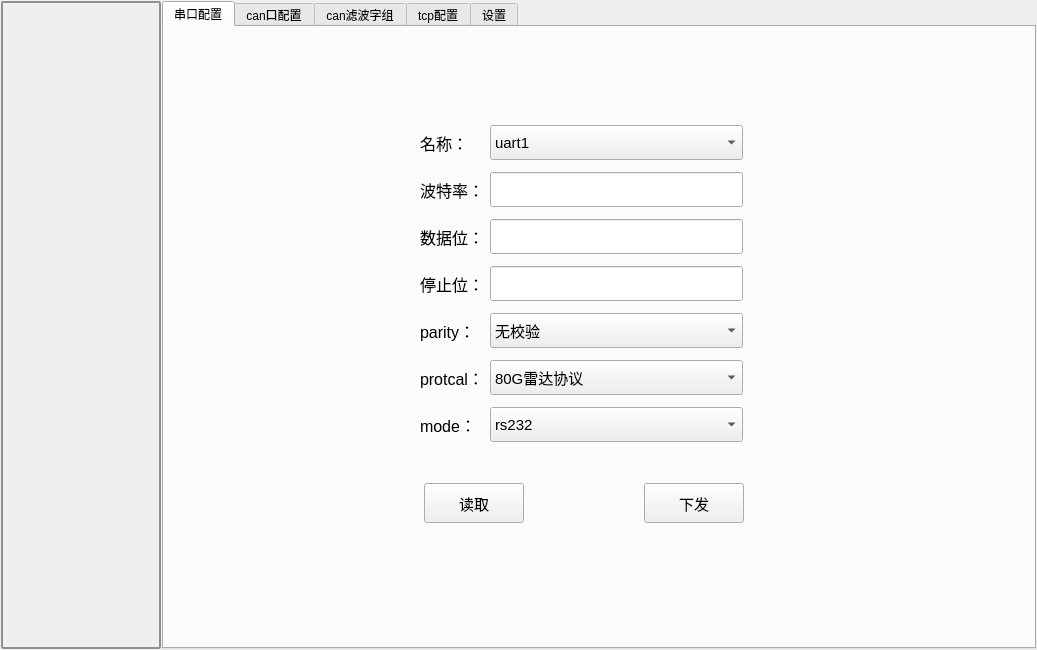
<?xml version="1.0" encoding="UTF-8"?>
<ui version="4.0">
 <class>MainWidget</class>
 <widget class="QWidget" name="MainWidget">
  <property name="geometry">
   <rect>
    <x>0</x>
    <y>0</y>
    <width>1037</width>
    <height>650</height>
   </rect>
  </property>
  <property name="windowTitle">
   <string>Form</string>
  </property>
  <layout class="QHBoxLayout" name="horizontalLayout" stretch="0,0">
   <property name="spacing">
    <number>1</number>
   </property>
   <property name="leftMargin">
    <number>1</number>
   </property>
   <property name="topMargin">
    <number>1</number>
   </property>
   <property name="rightMargin">
    <number>1</number>
   </property>
   <property name="bottomMargin">
    <number>1</number>
   </property>
   <item>
    <widget class="QScrollArea" name="scrollArea">
     <property name="minimumSize">
      <size>
       <width>160</width>
       <height>0</height>
      </size>
     </property>
     <property name="maximumSize">
      <size>
       <width>150</width>
       <height>16777215</height>
      </size>
     </property>
     <property name="styleSheet">
      <string notr="true">QScrollArea {
        border: 2px solid #8f8f91;
        border-radius: 3px;
        background-color: white;
    }</string>
     </property>
     <property name="widgetResizable">
      <bool>true</bool>
     </property>
     <widget class="QWidget" name="scrollAreaWidgetContents">
      <property name="geometry">
       <rect>
        <x>0</x>
        <y>0</y>
        <width>156</width>
        <height>644</height>
       </rect>
      </property>
      <layout class="QVBoxLayout" name="verticalLayout">
       <property name="spacing">
        <number>5</number>
       </property>
       <property name="leftMargin">
        <number>8</number>
       </property>
       <property name="topMargin">
        <number>8</number>
       </property>
       <property name="rightMargin">
        <number>10</number>
       </property>
       <property name="bottomMargin">
        <number>5</number>
       </property>
      </layout>
     </widget>
    </widget>
   </item>
   <item>
    <widget class="QTabWidget" name="tabWidget">
     <property name="styleSheet">
      <string notr="true">QSplitter::handle {
 background-color: #4c4c4c;
 height: 5px;
 }
</string>
     </property>
     <property name="currentIndex">
      <number>0</number>
     </property>
     <widget class="QWidget" name="tab_1">
      <attribute name="title">
       <string>串口配置</string>
      </attribute>
      <layout class="QHBoxLayout" name="horizontalLayout_2">
       <property name="leftMargin">
        <number>0</number>
       </property>
       <property name="topMargin">
        <number>6</number>
       </property>
       <property name="rightMargin">
        <number>0</number>
       </property>
       <property name="bottomMargin">
        <number>6</number>
       </property>
       <item>
        <widget class="QWidget" name="widget" native="true">
         <property name="styleSheet">
          <string notr="true">

</string>
         </property>
         <widget class="QWidget" name="widget_13" native="true">
          <property name="geometry">
           <rect>
            <x>250</x>
            <y>80</y>
            <width>335</width>
            <height>341</height>
           </rect>
          </property>
          <layout class="QGridLayout" name="gridLayout_5">
           <property name="leftMargin">
            <number>6</number>
           </property>
           <property name="topMargin">
            <number>6</number>
           </property>
           <property name="rightMargin">
            <number>6</number>
           </property>
           <property name="bottomMargin">
            <number>6</number>
           </property>
           <item row="5" column="1">
            <widget class="CustomComboBox_roundPopupNoShadow" name="comboBox_uart_protcal">
             <property name="minimumSize">
              <size>
               <width>0</width>
               <height>35</height>
              </size>
             </property>
             <property name="font">
              <font>
               <pointsize>11</pointsize>
              </font>
             </property>
             <item>
              <property name="text">
               <string>80G雷达协议</string>
              </property>
             </item>
             <item>
              <property name="text">
               <string>透明转发协议</string>
              </property>
             </item>
            </widget>
           </item>
           <item row="1" column="1">
            <widget class="QLineEdit" name="lineEdit_uart_baudrate">
             <property name="minimumSize">
              <size>
               <width>0</width>
               <height>35</height>
              </size>
             </property>
             <property name="font">
              <font>
               <pointsize>11</pointsize>
              </font>
             </property>
            </widget>
           </item>
           <item row="6" column="0">
            <widget class="QLabel" name="input_uart_mode_2">
             <property name="font">
              <font>
               <pointsize>12</pointsize>
              </font>
             </property>
             <property name="text">
              <string>mode：</string>
             </property>
            </widget>
           </item>
           <item row="2" column="1">
            <widget class="QLineEdit" name="lineEdit_uart_dataBits">
             <property name="minimumSize">
              <size>
               <width>0</width>
               <height>35</height>
              </size>
             </property>
             <property name="font">
              <font>
               <pointsize>11</pointsize>
              </font>
             </property>
            </widget>
           </item>
           <item row="3" column="0">
            <widget class="QLabel" name="input_uart_stopBits_2">
             <property name="font">
              <font>
               <pointsize>12</pointsize>
              </font>
             </property>
             <property name="text">
              <string>停止位：</string>
             </property>
            </widget>
           </item>
           <item row="6" column="1">
            <widget class="CustomComboBox_roundPopupNoShadow" name="comboBox_uart_mode">
             <property name="minimumSize">
              <size>
               <width>0</width>
               <height>35</height>
              </size>
             </property>
             <property name="font">
              <font>
               <pointsize>11</pointsize>
              </font>
             </property>
             <item>
              <property name="text">
               <string>rs232</string>
              </property>
             </item>
             <item>
              <property name="text">
               <string>rs485</string>
              </property>
             </item>
            </widget>
           </item>
           <item row="4" column="0">
            <widget class="QLabel" name="input_uart_parity_2">
             <property name="font">
              <font>
               <pointsize>12</pointsize>
              </font>
             </property>
             <property name="text">
              <string>parity：</string>
             </property>
            </widget>
           </item>
           <item row="3" column="1">
            <widget class="QLineEdit" name="lineEdit_uart_stopBits">
             <property name="minimumSize">
              <size>
               <width>0</width>
               <height>35</height>
              </size>
             </property>
             <property name="font">
              <font>
               <pointsize>11</pointsize>
              </font>
             </property>
            </widget>
           </item>
           <item row="4" column="1">
            <widget class="CustomComboBox_roundPopupNoShadow" name="comboBox_uart_parity">
             <property name="minimumSize">
              <size>
               <width>0</width>
               <height>35</height>
              </size>
             </property>
             <property name="font">
              <font>
               <pointsize>11</pointsize>
              </font>
             </property>
             <property name="styleSheet">
              <string notr="true"/>
             </property>
             <item>
              <property name="text">
               <string>无校验</string>
              </property>
             </item>
             <item>
              <property name="text">
               <string>奇校验</string>
              </property>
             </item>
             <item>
              <property name="text">
               <string>偶校验</string>
              </property>
             </item>
            </widget>
           </item>
           <item row="1" column="0">
            <widget class="QLabel" name="input_uart">
             <property name="font">
              <font>
               <pointsize>12</pointsize>
              </font>
             </property>
             <property name="text">
              <string>波特率：</string>
             </property>
            </widget>
           </item>
           <item row="2" column="0">
            <widget class="QLabel" name="input_uart_dataBits_2">
             <property name="font">
              <font>
               <pointsize>12</pointsize>
              </font>
             </property>
             <property name="text">
              <string>数据位：</string>
             </property>
            </widget>
           </item>
           <item row="0" column="1">
            <widget class="CustomComboBox_roundPopupNoShadow" name="comboBox_uart_name">
             <property name="minimumSize">
              <size>
               <width>0</width>
               <height>35</height>
              </size>
             </property>
             <property name="font">
              <font>
               <pointsize>11</pointsize>
              </font>
             </property>
             <property name="styleSheet">
              <string notr="true"/>
             </property>
             <item>
              <property name="text">
               <string>uart1</string>
              </property>
             </item>
             <item>
              <property name="text">
               <string>uart2</string>
              </property>
             </item>
            </widget>
           </item>
           <item row="0" column="0">
            <widget class="QLabel" name="label_46">
             <property name="font">
              <font>
               <pointsize>12</pointsize>
              </font>
             </property>
             <property name="text">
              <string>名称：</string>
             </property>
            </widget>
           </item>
           <item row="5" column="0">
            <widget class="QLabel" name="input_uart_protcal_2">
             <property name="font">
              <font>
               <pointsize>12</pointsize>
              </font>
             </property>
             <property name="text">
              <string>protcal：</string>
             </property>
            </widget>
           </item>
          </layout>
         </widget>
         <widget class="QWidget" name="widget_14" native="true">
          <property name="geometry">
           <rect>
            <x>150</x>
            <y>340</y>
            <width>225</width>
            <height>21</height>
           </rect>
          </property>
          <layout class="QHBoxLayout" name="horizontalLayout_11">
           <property name="spacing">
            <number>0</number>
           </property>
           <property name="leftMargin">
            <number>0</number>
           </property>
           <property name="topMargin">
            <number>0</number>
           </property>
           <property name="rightMargin">
            <number>0</number>
           </property>
           <property name="bottomMargin">
            <number>10</number>
           </property>
          </layout>
         </widget>
         <widget class="QPushButton" name="pushButton_uart">
          <property name="geometry">
           <rect>
            <x>260</x>
            <y>450</y>
            <width>100</width>
            <height>40</height>
           </rect>
          </property>
          <property name="minimumSize">
           <size>
            <width>100</width>
            <height>40</height>
           </size>
          </property>
          <property name="maximumSize">
           <size>
            <width>100</width>
            <height>40</height>
           </size>
          </property>
          <property name="font">
           <font>
            <pointsize>11</pointsize>
           </font>
          </property>
          <property name="text">
           <string>读取</string>
          </property>
         </widget>
         <widget class="QPushButton" name="pushButton_uart_2">
          <property name="geometry">
           <rect>
            <x>480</x>
            <y>450</y>
            <width>100</width>
            <height>40</height>
           </rect>
          </property>
          <property name="minimumSize">
           <size>
            <width>100</width>
            <height>40</height>
           </size>
          </property>
          <property name="maximumSize">
           <size>
            <width>100</width>
            <height>40</height>
           </size>
          </property>
          <property name="font">
           <font>
            <pointsize>11</pointsize>
           </font>
          </property>
          <property name="text">
           <string>下发</string>
          </property>
         </widget>
        </widget>
       </item>
      </layout>
     </widget>
     <widget class="QWidget" name="tab_2">
      <attribute name="title">
       <string>can口配置</string>
      </attribute>
      <layout class="QHBoxLayout" name="horizontalLayout_3">
       <item>
        <widget class="QWidget" name="widget_2" native="true">
         <widget class="QPushButton" name="pushButton_can_2">
          <property name="geometry">
           <rect>
            <x>480</x>
            <y>360</y>
            <width>100</width>
            <height>40</height>
           </rect>
          </property>
          <property name="minimumSize">
           <size>
            <width>100</width>
            <height>40</height>
           </size>
          </property>
          <property name="maximumSize">
           <size>
            <width>100</width>
            <height>40</height>
           </size>
          </property>
          <property name="font">
           <font>
            <pointsize>11</pointsize>
           </font>
          </property>
          <property name="text">
           <string>下发</string>
          </property>
         </widget>
         <widget class="QWidget" name="widget_20" native="true">
          <property name="geometry">
           <rect>
            <x>250</x>
            <y>130</y>
            <width>335</width>
            <height>211</height>
           </rect>
          </property>
          <layout class="QGridLayout" name="gridLayout_3">
           <property name="leftMargin">
            <number>6</number>
           </property>
           <property name="topMargin">
            <number>6</number>
           </property>
           <property name="rightMargin">
            <number>6</number>
           </property>
           <property name="bottomMargin">
            <number>6</number>
           </property>
           <item row="0" column="0">
            <widget class="QLabel" name="label_52">
             <property name="font">
              <font>
               <pointsize>12</pointsize>
              </font>
             </property>
             <property name="text">
              <string>名称：</string>
             </property>
            </widget>
           </item>
           <item row="0" column="1">
            <widget class="CustomComboBox_roundPopupNoShadow" name="comboBox_can_name">
             <property name="minimumSize">
              <size>
               <width>80</width>
               <height>35</height>
              </size>
             </property>
             <property name="font">
              <font>
               <pointsize>11</pointsize>
              </font>
             </property>
             <item>
              <property name="text">
               <string>can1</string>
              </property>
             </item>
            </widget>
           </item>
           <item row="2" column="1">
            <widget class="QLineEdit" name="lineEdit_can_baudrate">
             <property name="minimumSize">
              <size>
               <width>0</width>
               <height>35</height>
              </size>
             </property>
             <property name="font">
              <font>
               <pointsize>11</pointsize>
              </font>
             </property>
            </widget>
           </item>
           <item row="2" column="0">
            <widget class="QLabel" name="input_uart_4">
             <property name="font">
              <font>
               <pointsize>12</pointsize>
              </font>
             </property>
             <property name="text">
              <string>波特率：</string>
             </property>
            </widget>
           </item>
           <item row="3" column="0">
            <widget class="QLabel" name="input_uart_protcal_4">
             <property name="font">
              <font>
               <pointsize>12</pointsize>
              </font>
             </property>
             <property name="text">
              <string>protcal：</string>
             </property>
            </widget>
           </item>
           <item row="3" column="1">
            <widget class="CustomComboBox_roundPopupNoShadow" name="comboBox_can_protcal">
             <property name="minimumSize">
              <size>
               <width>0</width>
               <height>35</height>
              </size>
             </property>
             <property name="font">
              <font>
               <pointsize>11</pointsize>
              </font>
             </property>
             <item>
              <property name="text">
               <string>透明转发协议</string>
              </property>
             </item>
            </widget>
           </item>
          </layout>
         </widget>
         <widget class="QPushButton" name="pushButton_can">
          <property name="geometry">
           <rect>
            <x>260</x>
            <y>360</y>
            <width>100</width>
            <height>40</height>
           </rect>
          </property>
          <property name="minimumSize">
           <size>
            <width>100</width>
            <height>40</height>
           </size>
          </property>
          <property name="maximumSize">
           <size>
            <width>40</width>
            <height>16777215</height>
           </size>
          </property>
          <property name="font">
           <font>
            <pointsize>11</pointsize>
           </font>
          </property>
          <property name="text">
           <string>读取</string>
          </property>
         </widget>
        </widget>
       </item>
      </layout>
     </widget>
     <widget class="QWidget" name="tab_3">
      <attribute name="title">
       <string>can滤波字组</string>
      </attribute>
      <layout class="QHBoxLayout" name="horizontalLayout_4">
       <property name="leftMargin">
        <number>0</number>
       </property>
       <property name="topMargin">
        <number>6</number>
       </property>
       <property name="rightMargin">
        <number>0</number>
       </property>
       <property name="bottomMargin">
        <number>6</number>
       </property>
       <item>
        <widget class="QWidget" name="widget_3" native="true">
         <widget class="QPushButton" name="pushButton_canfilter_2">
          <property name="geometry">
           <rect>
            <x>490</x>
            <y>410</y>
            <width>100</width>
            <height>40</height>
           </rect>
          </property>
          <property name="minimumSize">
           <size>
            <width>100</width>
            <height>40</height>
           </size>
          </property>
          <property name="maximumSize">
           <size>
            <width>100</width>
            <height>40</height>
           </size>
          </property>
          <property name="font">
           <font>
            <pointsize>11</pointsize>
           </font>
          </property>
          <property name="text">
           <string>下发</string>
          </property>
         </widget>
         <widget class="QWidget" name="widget_31" native="true">
          <property name="geometry">
           <rect>
            <x>240</x>
            <y>120</y>
            <width>355</width>
            <height>261</height>
           </rect>
          </property>
          <layout class="QGridLayout" name="gridLayout_10">
           <property name="leftMargin">
            <number>6</number>
           </property>
           <property name="topMargin">
            <number>6</number>
           </property>
           <property name="rightMargin">
            <number>6</number>
           </property>
           <property name="bottomMargin">
            <number>6</number>
           </property>
           <item row="3" column="1">
            <widget class="QLineEdit" name="lineEdit_canfilter_ids1">
             <property name="minimumSize">
              <size>
               <width>0</width>
               <height>35</height>
              </size>
             </property>
             <property name="font">
              <font>
               <pointsize>11</pointsize>
              </font>
             </property>
            </widget>
           </item>
           <item row="1" column="0">
            <widget class="QLabel" name="label_65">
             <property name="font">
              <font>
               <pointsize>12</pointsize>
              </font>
             </property>
             <property name="text">
              <string>count：</string>
             </property>
            </widget>
           </item>
           <item row="3" column="0">
            <widget class="QLabel" name="label_67">
             <property name="font">
              <font>
               <pointsize>12</pointsize>
              </font>
             </property>
             <property name="text">
              <string>ids：</string>
             </property>
            </widget>
           </item>
           <item row="2" column="0">
            <widget class="QLabel" name="label_66">
             <property name="font">
              <font>
               <pointsize>12</pointsize>
              </font>
             </property>
             <property name="text">
              <string>mode：</string>
             </property>
            </widget>
           </item>
           <item row="1" column="1" colspan="2">
            <widget class="QLineEdit" name="lineEdit_canfilter_count">
             <property name="minimumSize">
              <size>
               <width>0</width>
               <height>35</height>
              </size>
             </property>
             <property name="font">
              <font>
               <pointsize>11</pointsize>
              </font>
             </property>
            </widget>
           </item>
           <item row="2" column="1" colspan="2">
            <widget class="CustomComboBox_roundPopupNoShadow" name="comboBox_canfilter_mode">
             <property name="minimumSize">
              <size>
               <width>0</width>
               <height>35</height>
              </size>
             </property>
             <property name="font">
              <font>
               <pointsize>11</pointsize>
              </font>
             </property>
             <item>
              <property name="text">
               <string>ID在滤波字组的所有帧</string>
              </property>
             </item>
             <item>
              <property name="text">
               <string>ID不在滤波字组的所有帧</string>
              </property>
             </item>
            </widget>
           </item>
           <item row="3" column="2">
            <widget class="QLineEdit" name="lineEdit_canfilter_ids2">
             <property name="minimumSize">
              <size>
               <width>0</width>
               <height>35</height>
              </size>
             </property>
             <property name="font">
              <font>
               <pointsize>11</pointsize>
              </font>
             </property>
            </widget>
           </item>
           <item row="0" column="0">
            <widget class="QLabel" name="label_62">
             <property name="font">
              <font>
               <pointsize>12</pointsize>
              </font>
             </property>
             <property name="text">
              <string>name：</string>
             </property>
            </widget>
           </item>
           <item row="0" column="1" colspan="2">
            <widget class="CustomComboBox_roundPopupAndShadow" name="comboBox_canfilter_name">
             <property name="minimumSize">
              <size>
               <width>80</width>
               <height>35</height>
              </size>
             </property>
             <property name="font">
              <font>
               <pointsize>11</pointsize>
              </font>
             </property>
             <item>
              <property name="text">
               <string>can1</string>
              </property>
             </item>
            </widget>
           </item>
          </layout>
         </widget>
         <widget class="QPushButton" name="pushButton_canfilter">
          <property name="geometry">
           <rect>
            <x>250</x>
            <y>410</y>
            <width>100</width>
            <height>40</height>
           </rect>
          </property>
          <property name="minimumSize">
           <size>
            <width>100</width>
            <height>40</height>
           </size>
          </property>
          <property name="maximumSize">
           <size>
            <width>40</width>
            <height>16777215</height>
           </size>
          </property>
          <property name="font">
           <font>
            <pointsize>11</pointsize>
           </font>
          </property>
          <property name="text">
           <string>读取</string>
          </property>
         </widget>
        </widget>
       </item>
      </layout>
     </widget>
     <widget class="QWidget" name="tab_4">
      <attribute name="title">
       <string>tcp配置</string>
      </attribute>
      <layout class="QHBoxLayout" name="horizontalLayout_5">
       <property name="leftMargin">
        <number>0</number>
       </property>
       <property name="topMargin">
        <number>6</number>
       </property>
       <property name="rightMargin">
        <number>0</number>
       </property>
       <property name="bottomMargin">
        <number>6</number>
       </property>
       <item>
        <widget class="QWidget" name="widget_4" native="true">
         <widget class="QPushButton" name="pushButton_tcp_2">
          <property name="geometry">
           <rect>
            <x>480</x>
            <y>420</y>
            <width>100</width>
            <height>40</height>
           </rect>
          </property>
          <property name="minimumSize">
           <size>
            <width>100</width>
            <height>40</height>
           </size>
          </property>
          <property name="maximumSize">
           <size>
            <width>100</width>
            <height>40</height>
           </size>
          </property>
          <property name="font">
           <font>
            <pointsize>11</pointsize>
           </font>
          </property>
          <property name="text">
           <string>下发</string>
          </property>
         </widget>
         <widget class="QWidget" name="widget_41" native="true">
          <property name="geometry">
           <rect>
            <x>250</x>
            <y>120</y>
            <width>335</width>
            <height>261</height>
           </rect>
          </property>
          <layout class="QGridLayout" name="gridLayout_13">
           <property name="leftMargin">
            <number>6</number>
           </property>
           <property name="topMargin">
            <number>6</number>
           </property>
           <property name="rightMargin">
            <number>6</number>
           </property>
           <property name="bottomMargin">
            <number>6</number>
           </property>
           <item row="5" column="0">
            <widget class="QLabel" name="input_uart_mode_4">
             <property name="font">
              <font>
               <pointsize>12</pointsize>
              </font>
             </property>
             <property name="text">
              <string>isRun：</string>
             </property>
            </widget>
           </item>
           <item row="5" column="1">
            <widget class="CustomComboBox_roundPopupNoShadow" name="comboBox_tcp_isRun">
             <property name="minimumSize">
              <size>
               <width>0</width>
               <height>35</height>
              </size>
             </property>
             <property name="font">
              <font>
               <pointsize>11</pointsize>
              </font>
             </property>
             <item>
              <property name="text">
               <string>不运行</string>
              </property>
             </item>
             <item>
              <property name="text">
               <string>运行</string>
              </property>
             </item>
            </widget>
           </item>
           <item row="3" column="0">
            <widget class="QLabel" name="input_uart_dataBits_4">
             <property name="font">
              <font>
               <pointsize>12</pointsize>
              </font>
             </property>
             <property name="text">
              <string>port：</string>
             </property>
            </widget>
           </item>
           <item row="3" column="1">
            <widget class="QLineEdit" name="lineEdit_tcp_port">
             <property name="minimumSize">
              <size>
               <width>0</width>
               <height>35</height>
              </size>
             </property>
             <property name="font">
              <font>
               <pointsize>11</pointsize>
              </font>
             </property>
            </widget>
           </item>
           <item row="1" column="0">
            <widget class="QLabel" name="input_uart_3">
             <property name="font">
              <font>
               <pointsize>12</pointsize>
              </font>
             </property>
             <property name="text">
              <string>ip：</string>
             </property>
            </widget>
           </item>
           <item row="4" column="0">
            <widget class="QLabel" name="input_uart_protcal_5">
             <property name="font">
              <font>
               <pointsize>12</pointsize>
              </font>
             </property>
             <property name="text">
              <string>protcal：</string>
             </property>
            </widget>
           </item>
           <item row="4" column="1">
            <widget class="CustomComboBox_roundPopupNoShadow" name="comboBox_tcp_protcal">
             <property name="minimumSize">
              <size>
               <width>0</width>
               <height>35</height>
              </size>
             </property>
             <property name="font">
              <font>
               <pointsize>11</pointsize>
              </font>
             </property>
             <item>
              <property name="text">
               <string>透明上送协议</string>
              </property>
             </item>
             <item>
              <property name="text">
               <string>json rpc 2.0协议</string>
              </property>
             </item>
            </widget>
           </item>
           <item row="1" column="1">
            <widget class="IPAddress" name="ipaddress_tcp_ip" native="true">
             <property name="minimumSize">
              <size>
               <width>0</width>
               <height>40</height>
              </size>
             </property>
             <property name="maximumSize">
              <size>
               <width>16777215</width>
               <height>30</height>
              </size>
             </property>
             <property name="font">
              <font>
               <pointsize>11</pointsize>
              </font>
             </property>
             <property name="styleSheet">
              <string notr="true">#lineEdit_tcp_ip{
border: 1px solid #8f8f91;
border-radius: 0px;
}
</string>
             </property>
            </widget>
           </item>
           <item row="0" column="0">
            <widget class="QLabel" name="label_75">
             <property name="font">
              <font>
               <pointsize>12</pointsize>
              </font>
             </property>
             <property name="text">
              <string>name：</string>
             </property>
            </widget>
           </item>
           <item row="0" column="1">
            <widget class="CustomComboBox_roundPopupNoShadow" name="comboBox_tcp_name">
             <property name="minimumSize">
              <size>
               <width>80</width>
               <height>35</height>
              </size>
             </property>
             <property name="font">
              <font>
               <pointsize>11</pointsize>
              </font>
             </property>
             <item>
              <property name="text">
               <string>tcp1</string>
              </property>
             </item>
             <item>
              <property name="text">
               <string>tcp2</string>
              </property>
             </item>
            </widget>
           </item>
          </layout>
         </widget>
         <widget class="QPushButton" name="pushButton_tcp">
          <property name="geometry">
           <rect>
            <x>260</x>
            <y>420</y>
            <width>100</width>
            <height>40</height>
           </rect>
          </property>
          <property name="minimumSize">
           <size>
            <width>100</width>
            <height>40</height>
           </size>
          </property>
          <property name="maximumSize">
           <size>
            <width>40</width>
            <height>16777215</height>
           </size>
          </property>
          <property name="font">
           <font>
            <pointsize>11</pointsize>
           </font>
          </property>
          <property name="text">
           <string>读取</string>
          </property>
         </widget>
        </widget>
       </item>
      </layout>
     </widget>
     <widget class="QWidget" name="tab_5">
      <attribute name="title">
       <string>设置</string>
      </attribute>
      <layout class="QGridLayout" name="gridLayout">
       <property name="leftMargin">
        <number>0</number>
       </property>
       <property name="topMargin">
        <number>0</number>
       </property>
       <property name="rightMargin">
        <number>0</number>
       </property>
       <property name="bottomMargin">
        <number>0</number>
       </property>
       <property name="spacing">
        <number>0</number>
       </property>
       <item row="0" column="0">
        <widget class="QWidget" name="widget_5" native="true">
         <layout class="QVBoxLayout" name="verticalLayout_18">
          <property name="leftMargin">
           <number>6</number>
          </property>
          <property name="topMargin">
           <number>6</number>
          </property>
          <property name="rightMargin">
           <number>6</number>
          </property>
          <property name="bottomMargin">
           <number>6</number>
          </property>
          <item>
           <widget class="QSplitter" name="splitter_5">
            <property name="orientation">
             <enum>Qt::Orientation::Vertical</enum>
            </property>
            <widget class="QWidget" name="widget_42" native="true">
             <widget class="QLabel" name="label_6">
              <property name="geometry">
               <rect>
                <x>10</x>
                <y>10</y>
                <width>821</width>
                <height>31</height>
               </rect>
              </property>
              <property name="font">
               <font>
                <pointsize>11</pointsize>
               </font>
              </property>
              <property name="text">
               <string>对时设置：</string>
              </property>
             </widget>
             <widget class="QPushButton" name="pushButton_getNowDateTime">
              <property name="geometry">
               <rect>
                <x>390</x>
                <y>80</y>
                <width>150</width>
                <height>61</height>
               </rect>
              </property>
              <property name="minimumSize">
               <size>
                <width>150</width>
                <height>40</height>
               </size>
              </property>
              <property name="font">
               <font>
                <pointsize>10</pointsize>
               </font>
              </property>
              <property name="text">
               <string>获取当前时间</string>
              </property>
             </widget>
             <widget class="QPushButton" name="pushButton_dateTime">
              <property name="geometry">
               <rect>
                <x>40</x>
                <y>190</y>
                <width>120</width>
                <height>41</height>
               </rect>
              </property>
              <property name="minimumSize">
               <size>
                <width>120</width>
                <height>40</height>
               </size>
              </property>
              <property name="font">
               <font>
                <pointsize>10</pointsize>
               </font>
              </property>
              <property name="text">
               <string>发送请求</string>
              </property>
             </widget>
             <widget class="QDateTimeEdit" name="dateTimeEdit">
              <property name="geometry">
               <rect>
                <x>40</x>
                <y>80</y>
                <width>311</width>
                <height>61</height>
               </rect>
              </property>
              <property name="minimumSize">
               <size>
                <width>300</width>
                <height>50</height>
               </size>
              </property>
              <property name="font">
               <font>
                <pointsize>12</pointsize>
               </font>
              </property>
             </widget>
            </widget>
            <widget class="QWidget" name="widget_43" native="true">
             <widget class="QLabel" name="label_7">
              <property name="geometry">
               <rect>
                <x>10</x>
                <y>20</y>
                <width>821</width>
                <height>31</height>
               </rect>
              </property>
              <property name="font">
               <font>
                <pointsize>11</pointsize>
               </font>
              </property>
              <property name="text">
               <string>客户端重启：</string>
              </property>
             </widget>
             <widget class="QWidget" name="widget_47" native="true">
              <property name="geometry">
               <rect>
                <x>40</x>
                <y>90</y>
                <width>221</width>
                <height>41</height>
               </rect>
              </property>
              <layout class="QHBoxLayout" name="horizontalLayout_24">
               <property name="spacing">
                <number>0</number>
               </property>
               <property name="leftMargin">
                <number>0</number>
               </property>
               <property name="topMargin">
                <number>0</number>
               </property>
               <property name="rightMargin">
                <number>0</number>
               </property>
               <property name="bottomMargin">
                <number>0</number>
               </property>
               <item>
                <widget class="QLabel" name="label_81">
                 <property name="font">
                  <font>
                   <pointsize>11</pointsize>
                  </font>
                 </property>
                 <property name="text">
                  <string>key：</string>
                 </property>
                </widget>
               </item>
               <item>
                <widget class="QLineEdit" name="lineEdit_restart_key">
                 <property name="minimumSize">
                  <size>
                   <width>0</width>
                   <height>30</height>
                  </size>
                 </property>
                 <property name="font">
                  <font>
                   <pointsize>10</pointsize>
                  </font>
                 </property>
                 <property name="text">
                  <string/>
                 </property>
                 <property name="alignment">
                  <set>Qt::AlignmentFlag::AlignCenter</set>
                 </property>
                </widget>
               </item>
              </layout>
             </widget>
             <widget class="QPushButton" name="pushButton_restart">
              <property name="geometry">
               <rect>
                <x>40</x>
                <y>160</y>
                <width>120</width>
                <height>41</height>
               </rect>
              </property>
              <property name="minimumSize">
               <size>
                <width>120</width>
                <height>40</height>
               </size>
              </property>
              <property name="font">
               <font>
                <pointsize>10</pointsize>
               </font>
              </property>
              <property name="text">
               <string>发送请求</string>
              </property>
             </widget>
            </widget>
           </widget>
          </item>
         </layout>
        </widget>
       </item>
      </layout>
     </widget>
    </widget>
   </item>
  </layout>
 </widget>
 <customwidgets>
  <customwidget>
   <class>IPAddress</class>
   <extends>QWidget</extends>
   <header location="global">util/uiModule/ipaddress.h</header>
   <container>1</container>
  </customwidget>
  <customwidget>
   <class>CustomComboBox_roundPopupAndShadow</class>
   <extends>QComboBox</extends>
   <header location="global">util/uiModule/customcombobox_roundpopupandshadow.h</header>
  </customwidget>
  <customwidget>
   <class>CustomComboBox_roundPopupNoShadow</class>
   <extends>QComboBox</extends>
   <header location="global">util/uiModule/customcombobox_roundpopupnoshadow.h</header>
  </customwidget>
 </customwidgets>
 <resources/>
 <connections/>
</ui>
